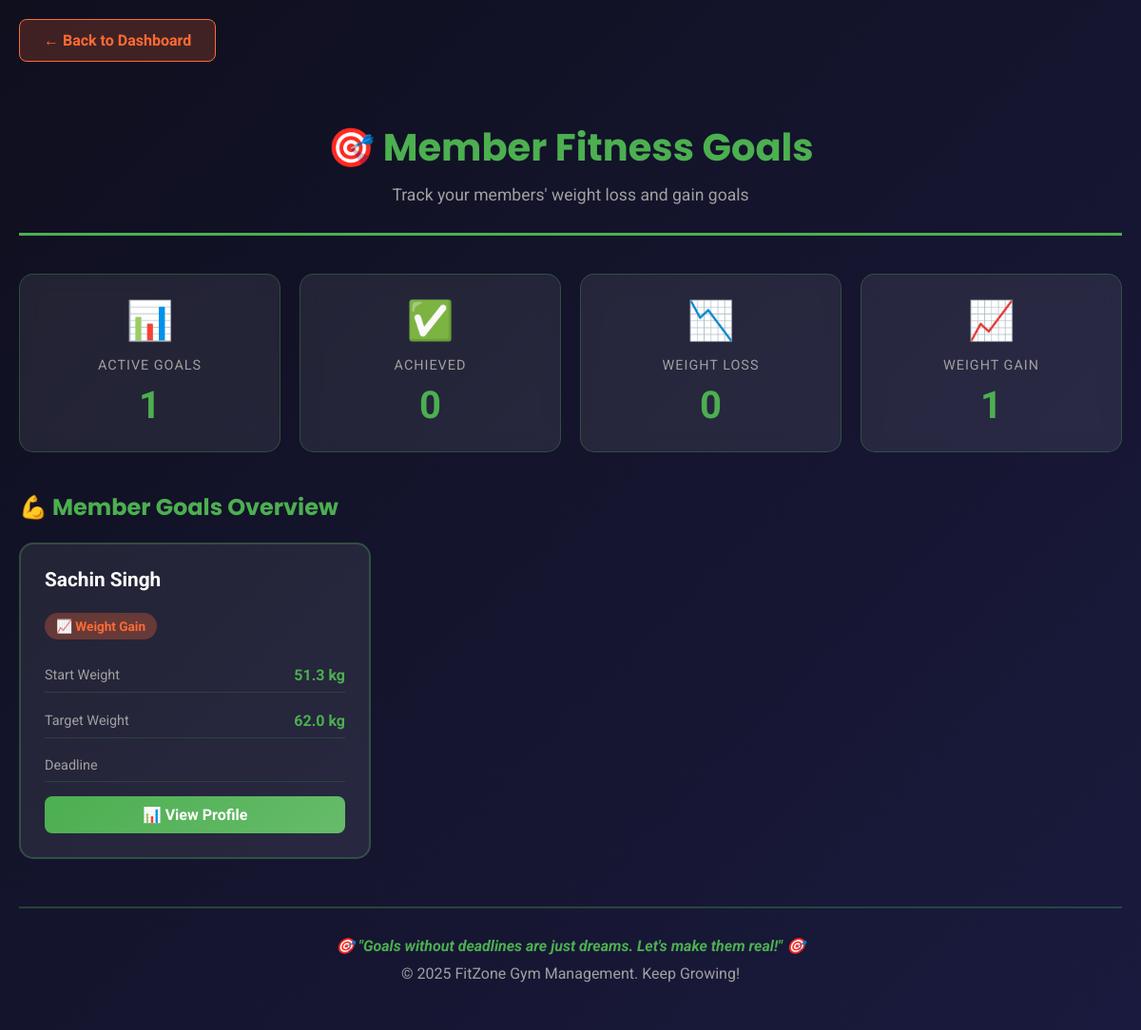
The app's page /goals (signed in) with its own data.
### tables this page shows
CREATE TABLE member_goals (
            id INTEGER PRIMARY KEY AUTOINCREMENT,
            gym_owner_id INTEGER NOT NULL,
            member_id INTEGER,
            goal_type TEXT,
            target_weight REAL,
            deadline TEXT,
            created_date TEXT,
            achieved INTEGER DEFAULT 0,
            FOREIGN KEY(gym_owner_id) REFERENCES gym_owners(id),
            UNIQUE(gym_owner_id, member_id)
        );

CREATE TABLE members (
            id INTEGER PRIMARY KEY AUTOINCREMENT,
            gym_owner_id INTEGER NOT NULL,
            name TEXT,
            phone TEXT,
            email TEXT,
            join_date TEXT,
            start_weight REAL,
            status TEXT DEFAULT 'active',
            goal_type TEXT DEFAULT 'weight_loss',
            target_weight REAL,
            goal_deadline TEXT,
            FOREIGN KEY(gym_owner_id) REFERENCES gym_owners(id),
            UNIQUE(gym_owner_id, name)
        );

### app.py (the view)
@app.route("/goals")
@login_required
def goals_dashboard():
    gym_owner_id = session.get('gym_owner_id')
    with get_db() as db:
        members_with_goals = db.execute("""
            SELECT m.id, m.name, m.start_weight, mg.goal_type, mg.target_weight, mg.deadline
            FROM members m
            LEFT JOIN member_goals mg ON m.id = mg.member_id AND m.gym_owner_id = mg.gym_owner_id
            WHERE m.gym_owner_id=? AND m.status = 'active'
            ORDER BY m.name
        """, (gym_owner_id,)).fetchall()
        total_goals = db.execute(
            "SELECT COUNT(*) FROM member_goals WHERE gym_owner_id=? AND achieved=0",
            (gym_owner_id,)
        ).fetchone()[0]
        achieved_goals = db.execute(
            "SELECT COUNT(*) FROM member_goals WHERE gym_owner_id=? AND achieved=1",
            (gym_owner_id,)
        ).fetchone()[0]
        weight_loss_members = db.execute("""
            SELECT COUNT(*) FROM member_goals WHERE gym_owner_id=? AND goal_type='weight_loss' AND achieved=0
        """, (gym_owner_id,)).fetchone()[0]
        weight_gain_members = db.execute("""
            SELECT COUNT(*) FROM member_goals WHERE gym_owner_id=? AND goal_type='weight_gain' AND achieved=0
        """, (gym_owner_id,)).fetchone()[0]
    return render_template(
        "goals.html",
        members_with_goals=members_with_goals,
        total_goals=total_goals,
        achieved_goals=achieved_goals,
        weight_loss_members=weight_loss_members,
        weight_gain_members=weight_gain_members
    )

### app.py (called while the page is built)
def login_required(f):
    @wraps(f)
    def decorated_function(*args, **kwargs):
        if 'gym_owner_id' not in session:
            flash("Please login to access this page", "warning")
            return redirect("/login")
        return f(*args, **kwargs)
    return decorated_function

def get_db():
    conn = sqlite3.connect(DB_NAME)
    conn.row_factory = sqlite3.Row
    return conn

### templates/goals.html (shortened to what this page needs)
<!DOCTYPE html>
<html lang="en">
<head>
</head>
<body>
    <div class="container">
        <a href="/" class="back-link">← Back to Dashboard</a>
        <header>
            <h1>🎯 Member Fitness Goals</h1>
            <p class="subtitle">Track your members' weight loss and gain goals</p>
        </header>
        <div class="stats-grid">
            <div class="stat-card">
                <div class="stat-icon">📊</div>
                <div class="stat-label">Active Goals</div>
                <div class="stat-value">{{ total_goals }}</div>
            </div>
            <div class="stat-card">
                <div class="stat-icon">✅</div>
                <div class="stat-label">Achieved</div>
                <div class="stat-value">{{ achieved_goals }}</div>
            </div>
            <div class="stat-card">
                <div class="stat-icon">📉</div>
                <div class="stat-label">Weight Loss</div>
                <div class="stat-value">{{ weight_loss_members }}</div>
            </div>
            <div class="stat-card">
                <div class="stat-icon">📈</div>
                <div class="stat-label">Weight Gain</div>
                <div class="stat-value">{{ weight_gain_members }}</div>
            </div>
        </div>
        {% if members_with_goals %}
        <h2>💪 Member Goals Overview</h2>
        <div class="goals-grid">
            {% for member in members_with_goals %}
                {% if member.goal_type %}
                <div class="goal-card">
                    <div class="member-name">{{ member.name }}</div>
                    <div class="goal-info">
                        <div class="info-item" style="border:none;">
                            <span class="goal-type-badge {% if member.goal_type == 'weight_loss' %}badge-loss{% else %}badge-gain{% endif %}">
                                {% if member.goal_type == 'weight_loss' %}📉 Weight Loss{% else %}📈 Weight Gain{% endif %}
                            </span>
                        </div>
                        <div class="info-item">
                            <span class="info-label">Start Weight</span>
                            <span class="info-value">{{ member.start_weight }} kg</span>
                        </div>
                        <div class="info-item">
                            <span class="info-label">Target Weight</span>
                            <span class="info-value">{{ member.target_weight }} kg</span>
                        </div>
                        <div class="info-item">
                            <span class="info-label">Deadline</span>
                        </div>
                    </div>
                    <a href="/member/{{ member.id }}" class="view-profile-btn">📊 View Profile</a>
                </div>
                {% endif %}
            {% endfor %}
        </div>
        {% else %}
        <div class="no-goals">
            <h2>🎯 No Active Goals</h2>
            <p>No members have set their fitness goals yet. Encourage them to start their journey!</p>
        </div>
        {% endif %}
        <footer>
            <p class="motivation">🎯 "Goals without deadlines are just dreams. Let's make them real!" 🎯</p>
            <p>&copy; 2025 FitZone Gym Management. Keep Growing!</p>
        </footer>
    </div>
</body>
</html>

### templates/goals.html (style rules this page uses)
* { margin: 0; padding: 0; box-sizing: border-box; }
body { font-family: 'Roboto', sans-serif; background: linear-gradient(135deg, #0f0f1e 0%, #1a1a3e 100%); color: #fff; min-height: 100vh; padding: 20px; }
.container { max-width: 1200px; margin: 0 auto; }
.back-link { display: inline-block; margin-bottom: 30px; padding: 12px 25px; background: rgba(255, 107, 53, 0.2); border: 1px solid #ff6b35; color: #ff6b35; border-radius: 8px; text-decoration: none; transition: all 0.3s ease; font-weight: bold; }
header { text-align: center; margin-bottom: 40px; padding: 30px 0; border-bottom: 3px solid #4caf50; }
h1 { font-size: 2.5em; color: #4caf50; font-family: 'Poppins', sans-serif; margin-bottom: 10px; }
.subtitle { color: #a0a0a0; font-size: 1.1em; }
.stats-grid { display: grid; grid-template-columns: repeat(auto-fit, minmax(250px, 1fr)); gap: 20px; margin-bottom: 40px; }
.stat-card { background: rgba(255, 255, 255, 0.08); border: 1px solid rgba(76, 175, 80, 0.3); border-radius: 15px; padding: 25px; backdrop-filter: blur(10px); text-align: center; transition: all 0.4s ease; }
.stat-icon { font-size: 2.5em; margin-bottom: 15px; }
.stat-label { color: #a0a0a0; font-size: 0.9em; margin-bottom: 10px; text-transform: uppercase; letter-spacing: 1px; }
.stat-value { font-size: 2.5em; font-weight: bold; color: #4caf50; }
h2 { color: #4caf50; margin-bottom: 20px; font-family: 'Poppins', sans-serif; margin-top: 40px; }
.goals-grid { display: grid; grid-template-columns: repeat(auto-fill, minmax(300px, 1fr)); gap: 25px; margin-bottom: 40px; }
.goal-card { background: rgba(255, 255, 255, 0.08); border: 2px solid rgba(76, 175, 80, 0.3); border-radius: 15px; padding: 25px; transition: all 0.3s ease; }
.member-name { font-size: 1.3em; font-weight: bold; color: #fff; margin-bottom: 15px; }
.goal-info { display: flex; flex-direction: column; gap: 12px; margin-bottom: 15px; }
.info-item { display: flex; justify-content: space-between; align-items: center; padding: 8px 0; border-bottom: 1px solid rgba(76, 175, 80, 0.2); }
.info-label { color: #a0a0a0; font-size: 0.9em; }
.info-value { color: #4caf50; font-weight: bold; }
.goal-type-badge { display: inline-block; padding: 6px 12px; border-radius: 20px; font-size: 0.85em; font-weight: bold; text-align: center; }
.badge-gain { background: rgba(255, 107, 53, 0.3); color: #ff6b35; }
.view-profile-btn { width: 100%; padding: 10px; background: linear-gradient(135deg, #4caf50, #66bb6a); border: none; border-radius: 8px; color: #fff; font-weight: bold; cursor: pointer; transition: all 0.3s ease; text-decoration: none; text-align: center; display: block; }
footer { text-align: center; margin-top: 50px; padding: 30px 0; color: #a0a0a0; border-top: 2px solid rgba(76, 175, 80, 0.3); }
.motivation { font-size: 1em; color: #4caf50; font-weight: bold; margin-bottom: 10px; font-style: italic; }

### records on screen
member_goals: name "Sachin Singh", goal_type "📈 Weight Gain", start_weight "51.3", target_weight "62.0"

### other values on screen
{{ total_goals }} "1"
{{ achieved_goals }} "0"
{{ weight_loss_members }} "0"
{{ weight_gain_members }} "1"
